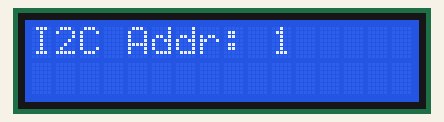
Bench run of a sketch on a simulated Arduino Uno, built with avr-gcc and run on an emulated ATmega328P. Parts: 16×2 character LCD.

Above: at 0.2 s.
At 9.3 s:
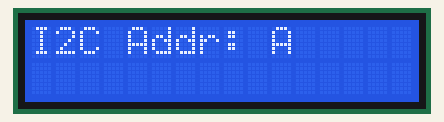
At 11.3 s:
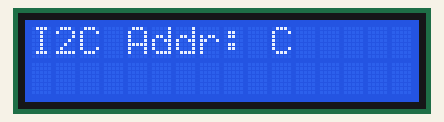
At 13.3 s:
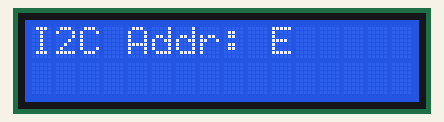
At 26.5 s:
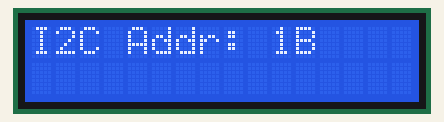
At 30.6 s:
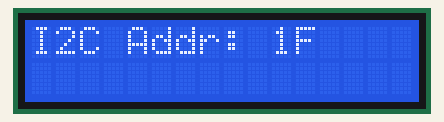

The sketch:

EnderecoDoDisplay.ino
```cpp
#include <Wire.h>
#include <LiquidCrystal_I2C.h>

// Endereço padrão do LCD (geralmente 0x27 ou 0x3F)
LiquidCrystal_I2C lcd(0x27, 16, 2);  // Altere 0x27 se necessário

void setup() {
  Wire.begin();
  lcd.begin();
  lcd.backlight();

  lcd.print("Teste LCD I2C");
}

void loop() {
  // Nessa parte, você pode usar o código para detectar o endereço do LCD
  lcd.setCursor(0, 1); // Move o cursor para a segunda linha
  lcd.print("Scan I2C...");

  for (uint8_t address = 1; address < 127; address++) {
    Wire.beginTransmission(address);
    if (Wire.endTransmission() == 0) {
      lcd.clear();
      lcd.setCursor(0, 0);
      lcd.print("I2C Addr: ");
      lcd.print(address, HEX); // Mostra o endereço em hexadecimal
      delay(1000); // Espera um segundo para ver o endereço
    }
  }

  delay(1000); // Espera um segundo antes de começar novamente
}
```

Measured:
- what the display in image 1 shows lasts 1.0 s, from 9.2 s to 10.2 s
